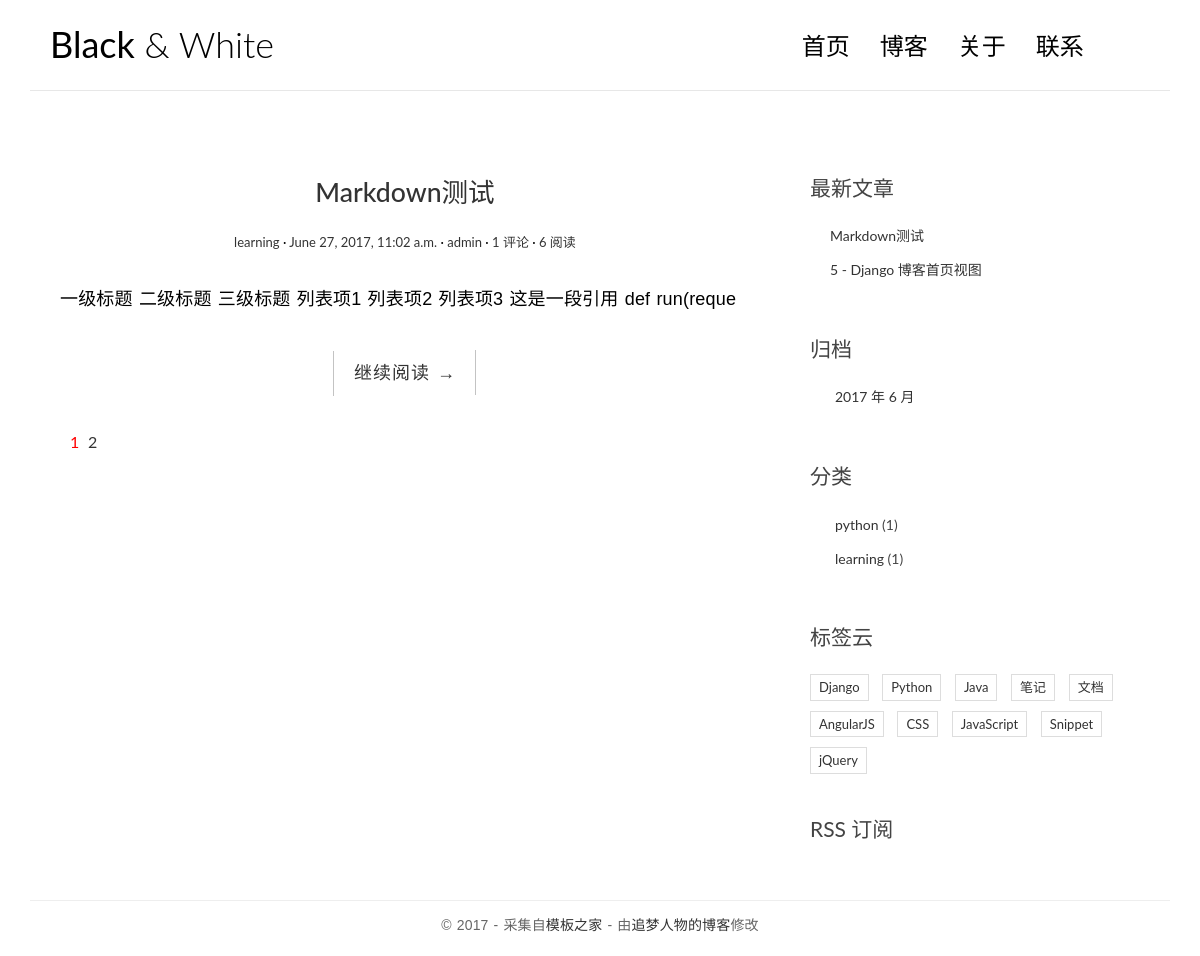
The page / on the database its author committed.
### blog/models.py (models this page shows, shortened)
class Post(models.Model):
	title = models.CharField(max_length=70)
	body = models.TextField()
	created_time = models.DateTimeField()
	modified_time = models.DateTimeField()
	excerpt = models.CharField(max_length=200, blank=True)
	category = models.ForeignKey(Category)
	tags = models.ManyToManyField(Tag, blank=True)
	author = models.ForeignKey(User)
	views = models.PositiveIntegerField(default=0)
	def get_absolute_url(self):
		return reverse('blog:detail', kwargs={'pk': self.pk})
	class Meta:
		ordering = ['-created_time']

class Category(models.Model):
	name = models.CharField(max_length=100)

### blog/views.py (the view, shortened to what this page needs)
# urls.py: url(r'^$', views.IndexView.as_view(), name='index'),
class IndexView(ListView):
    model = Post
    template_name = 'blog/index.html'
    context_object_name = 'post_list'
    paginate_by = 1
    def get_context_data(self, **kwargs):
        context = super(IndexView, self).get_context_data(**kwargs)
        paginator = context.get('paginator')
        page = context.get('page_obj')
        is_paginated = context.get('is_paginated')
        pagination_data = self.pagination_data(paginator, page, is_paginated)
        context.update(pagination_data)
        return context
    def pagination_data(self, paginator, page, is_paginated):
        if not is_paginated:
            return {}
        left = []
        right = []
        left_has_more = False
        right_has_more = False
        first = False
        last = False
        page_number = page.number
        total_pages = paginator.num_pages
        page_range = paginator.page_range
        if page_number == 1:
            right = page_range[page_number:page_number + 2]
            if right[-1] < total_pages - 1:
                right_has_more = True
            if right[-1] < total_pages:
                last = True
        elif page_number == total_pages:
            left = page_range[(page_number - 3) if (page_number - 3) > 0 else 0:page_number - 1]
            if left[0] > 2:
                left_has_more = True
            if left[0] > 1:
                first = True
        data = {
            'left': left,
            'right': right,
            'left_has_more': left_has_more,
            'right_has_more': right_has_more,
            'first': first,
            'last': last,
        }
        return data

### blog/templatetags/blog_tags.py (called while the page is built)
@register.simple_tag
def get_recent_posts(num=5):
    return Post.objects.all().order_by('-created_time')[:num]

@register.simple_tag
def archives():
    return Post.objects.dates('created_time', 'month', order='DESC')

@register.simple_tag
def get_categories():
    return Category.objects.annotate(num_posts=Count('post')).filter(num_posts__gt=0)

### templates/blog/index.html (shortened to what this page needs)
{% extends 'base.html' %}
{% block main %}
    {% for post in post_list %}
        <article class="post post-{{ post.pk }}">
            <header class="entry-header">
                <h1 class="entry-title">
                    <a href="{{ post.get_absolute_url }}">{{ post.title }}</a>
                </h1>
                <div class="entry-meta">
                    <span class="post-category"><a href="#">{{ post.category.name }}</a></span>
                    <span class="post-date"><a href="#"><time class="entry-date"
                                                              datetime="2012-11-09T23:15:57+00:00">{{ post.created_time }}</time></a></span>
                    <span class="post-author"><a href="#">{{ post.author }}</a></span>
                    <span class="comments-link"><a href="#">{{ post.comment_set.count }} 评论</a></span>
                    <span class="views-count"><a href="#">{{ post.views }} 阅读</a></span>
                </div>
            </header>
            <div class="entry-content clearfix">
                <p>{{ post.excerpt }}</p>
                <div class="read-more cl-effect-14">
                    <a href="{{ post.get_absolute_url }}" class="more-link">继续阅读 <span class="meta-nav">→</span></a>
                </div>
            </div>
        </article>
    {% empty %}
        <div class="no-post">暂时还没有发布的文章！</div>
    {% endfor %}
    {% if is_paginated %}
        <div class="pagination">
            <ul>
                <li class="current"><a href="?page={{ page_obj.number }}">{{ page_obj.number }}</a></li>
                {% if right %}
                    {% for i in right %}
                        <li><a href="?page={{ i }}">{{ i }}</a></li>
                    {% endfor %}
                {% endif %}
            </ul>
        </div>
    {% endif %}
{% endblock main %}

### templates/base.html (shortened to what this page needs)
{% load staticfiles %}
{% load blog_tags %}
<!DOCTYPE html>
<html>
<head>
    <link rel="stylesheet" href="{% static 'blog/css/bootstrap.min.css' %}">
    <link rel="stylesheet" href="http://code.ionicframework.com/ionicons/2.0.1/css/ionicons.min.css">
    <link rel="stylesheet" href="{% static 'blog/css/pace.css' %}">
    <link rel="stylesheet" href="{% static 'blog/css/custom.css' %}">
    <link rel="stylesheet" href="{% static 'blog/css/highlights/github.css' %}">
</head>
<body>
<div class="container">
    <header id="site-header">
        <div class="row">
            <div class="col-md-4 col-sm-5 col-xs-8">
                <div class="logo">
                    <h1><a href="{% url 'blog:index' %}"><b>Black</b> &amp; White</a></h1>
                </div>
            </div>
            <div class="col-md-8 col-sm-7 col-xs-4">
                <nav class="main-nav" role="navigation">
                    <div class="collapse navbar-collapse" id="bs-example-navbar-collapse-1">
                        <ul class="nav navbar-nav navbar-right">
                            <li class="cl-effect-11"><a href="{% url 'blog:index' %}" data-hover="首页">首页</a></li>
                            <li class="cl-effect-11"><a href="full-width.html" data-hover="博客">博客</a></li>
                            <li class="cl-effect-11"><a href="about.html" data-hover="关于">关于</a></li>
                            <li class="cl-effect-11"><a href="contact.html" data-hover="联系">联系</a></li>
                        </ul>
                    </div>
                </nav>
            </div>
        </div>
    </header>
</div>
<div class="content-body">
    <div class="container">
        <div class="row">
            <main class="col-md-8">
                {% block main %}
                {% endblock main %}
            </main>
            <aside class="col-md-4">
                <div class="widget widget-recent-posts">
                    <h3 class="widget-title">最新文章</h3>
                    {% get_recent_posts as recent_post_list %}
                      <ul>
                        {% for post in recent_post_list %}
                        <li>
                          <a href="{{ post.get_absolute_url }}">{{ post.title }}</a>
                        </li>
                        {% empty %}
                        暂无文章！
                        {% endfor %}
                      </ul>
                </div>
                <div class="widget widget-archives">
                    <h3 class="widget-title">归档</h3>
                    {% archives as date_list %}
                      <ul>
                        {% for date in date_list %}
                        <li>
                          <a href="{% url 'blog:archives' date.year date.month %}">
                            {{ date.year }} 年 {{ date.month }} 月
                          </a>
                        </li>
                        {% empty %}
                        暂无归档！
                        {% endfor %}
                      </ul>
                </div>
                <div class="widget widget-category">
                    <h3 class="widget-title">分类</h3>
                    {% get_categories as category_list %}
                      <ul>
                        {% for category in category_list %}
                        <li>
                          <a href="{% url 'blog:category' category.pk %}">{{ category.name }}</a>
                            <span class="post-count">({{ category.num_posts }})</span>
                        </li>
                        {% empty %}
                        暂无分类！
                        {% endfor %}
                      </ul>
                </div>
                <div class="widget widget-tag-cloud">
                    <h3 class="widget-title">标签云</h3>
                    <ul>
                        <li>
                            <a href="#">Django</a>
                        </li>
                        <li>
                            <a href="#">Python</a>
                        </li>
                        <li>
                            <a href="#">Java</a>
                        </li>
                        <li>
                            <a href="#">笔记</a>
                        </li>
                        <li>
                            <a href="#">文档</a>
                        </li>
                        <li>
                            <a href="#">AngularJS</a>
                        </li>
                        <li>
                            <a href="#">CSS</a>
                        </li>
                        <li>
                            <a href="#">JavaScript</a>
                        </li>
                        <li>
                            <a href="#">Snippet</a>
                        </li>
                        <li>
                            <a href="#">jQuery</a>
                        </li>
                    </ul>
                </div>
                <div class="rss">
                    <a href=""> RSS 订阅</a>
                </div>
            </aside>
        </div>
    </div>
</div>
<footer id="site-footer">
    <div class="container">
        <div class="row">
            <div class="col-md-12">
                <p class="copyright">&copy 2017 - 采集自<a href="http://www.cssmoban.com/"
                                                        target="_blank" title="模板之家">模板之家</a>
                    - 由<a href="http://zmrenwu.com/" title="网页模板" target="_blank">追梦人物的博客</a>修改
                </p>
            </div>
        </div>
    </div>
</footer>
</body>
</html>

### blog/static/blog/css/custom.css (style rules this page uses)
* { outline: none; }
h1, h2, h3, h4, h5, h6 { margin-top: 0; }
b { font-weight: 400; }
a { color: #333; }
body { color: #444; font-family: 'Lato', sans-serif; }
p { font-family: 'Ubuntu', sans-serif; font-weight: 400; word-spacing: 1px; letter-spacing: 0.01em; }
#site-header { background-color: #FFF; padding: 25px 20px; margin-bottom: 40px; border-bottom: 1px solid #e7e7e7; }
.logo h1 a { color: #000; }
.logo h1 { margin: 0; font-family: 'Lato', sans-serif; font-weight: 300; }
.main-nav { margin-top: 11px; max-width: 95%; }
.main-nav a { color: #000000 !important; padding: 0 0 5px 0 !important; margin-right: 30px; font-family: 'Lato', sans-serif; font-weight: 300; font-size: 24px; }
.cl-effect-11 a { padding: 10px 0; color: #0972b4; text-shadow: none; }
.cl-effect-11 a::before { position: absolute; top: 0; left: 0; overflow: hidden; padding: 0 0 5px 0 !important; max-width: 0; border-bottom: 1px solid #000; color: #000; content: attr(data-hover); white-space: nowrap; -webkit-transition: max-width 0.5s; -moz-transition: max-width 0.5s; transition: max-width 0.5s; }
.content-body { padding-bottom: 4em; }
.post { background: #fff; padding: 30px 30px 0; }
.entry-title { text-align: center; font-size: 1.9em; margin-bottom: 20px; line-height: 1.6; padding: 10px 20px 0; }
.entry-meta { text-align: center; color: #DDDDDD; font-size: 13px; margin-bottom: 30px; }
.entry-content { font-size: 18px; line-height: 1.9; font-weight: 300; color: #000; }
.post-category::after, .post-date::after, .post-author::after, .comments-link::after { content: ' ·'; color: #000; }
.read-more { font-family: 'Ubuntu', sans-serif; font-weight: 400; word-spacing: 1px; letter-spacing: 0.01em; text-align: center; margin-top: 20px; }
.cl-effect-14 a { padding: 0 20px; height: 45px; line-height: 45px; position: relative; display: inline-block; margin: 15px 25px; letter-spacing: 1px; font-weight: 400; text-shadow: 0 0 1px rgba(255, 255, 255, 0.3); }
.cl-effect-14 a::before, .cl-effect-14 a::after { position: absolute; width: 45px; height: 1px; background: #C3C3C3; content: ''; -webkit-transition: all 0.3s; -moz-transition: all 0.3s; transition: all 0.3s; pointer-events: none; }
.cl-effect-14 a::before { top: 0; left: 0; -webkit-transform: rotate(90deg); -moz-transform: rotate(90deg); transform: rotate(90deg); -webkit-transform-origin: 0 0; -moz-transform-origin: 0 0; transform-origin: 0 0; }
.cl-effect-14 a::after { right: 0; bottom: 0; -webkit-transform: rotate(90deg); -moz-transform: rotate(90deg); transform: rotate(90deg); -webkit-transform-origin: 100% 0; -moz-transform-origin: 100% 0; transform-origin: 100% 0; }
.widget { background: #fff; padding: 30px 0 0; }
.widget-title { font-size: 1.5em; margin-bottom: 20px; line-height: 1.6; padding: 10px 0 0; font-weight: 400; }
.widget-recent-posts ul { padding: 0; margin: 0; padding-left: 20px; }
.widget-recent-posts ul li { list-style-type: none; position: relative; line-height: 170%; margin-bottom: 10px; }
.widget-recent-posts ul li::before { content: '\f3d3'; font-family: "Ionicons"; position: absolute; left: -17px; top: 3px; font-size: 16px; color: #000; }
.widget-archives ul { padding: 0; margin: 0; padding-left: 25px; }
.widget-archives ul li { list-style-type: none; position: relative; line-height: 170%; margin-bottom: 10px; }
.widget-archives ul li::before { content: '\f3f3'; font-family: "Ionicons"; position: absolute; left: -25px; top: 1px; font-size: 16px; color: #000; }
.widget-category ul { padding: 0; margin: 0; padding-left: 25px; }
.widget-category ul li { list-style-type: none; position: relative; line-height: 170%; margin-bottom: 10px; }
.widget-category ul li::before { content: '\f3fe'; font-family: "Ionicons"; position: absolute; left: -25px; top: 1px; font-size: 18px; color: #000; }
.widget-tag-cloud ul { padding: 0; margin: 0; margin-right: -10px; }
.widget-tag-cloud ul li { list-style-type: none; font-size: 13px; display: inline-block; margin-right: 10px; margin-bottom: 10px; padding: 3px 8px; border: 1px solid #ddd; }
.rss { font-size: 21px; margin-top: 30px; }
.rss a { color: #444; }
#site-footer { padding-top: 10px; padding: 0 0 1.5em 0; }
.copyright { text-align: center; padding-top: 1em; margin: 0; border-top: 1px solid #eee; color: #666; }
.pagination ul { list-style: none; }
.pagination ul li { display: inline-block; font-size: 16px; margin-right: 5px; }
.current a { color: red; }

### rows shown on the page
Post: title "Markdown测试", category.name "learning", created_time "June 27, 2017, 11:02 a.m.", author "admin", comment_set.count "1", views "6", excerpt "一级标题 二级标题 三级标题 列表项1 列表项2 列表项3 这是一段引用 def run(reque"
Post: title "5 - Django 博客首页视图"
Category: name "python", num_posts "1"
Category: name "learning", num_posts "1"

### other values the page prints
{{ page_obj.number }} "1"
{{ i }} "2"
{{ date.year }} "2017"
{{ date.month }} "6"
